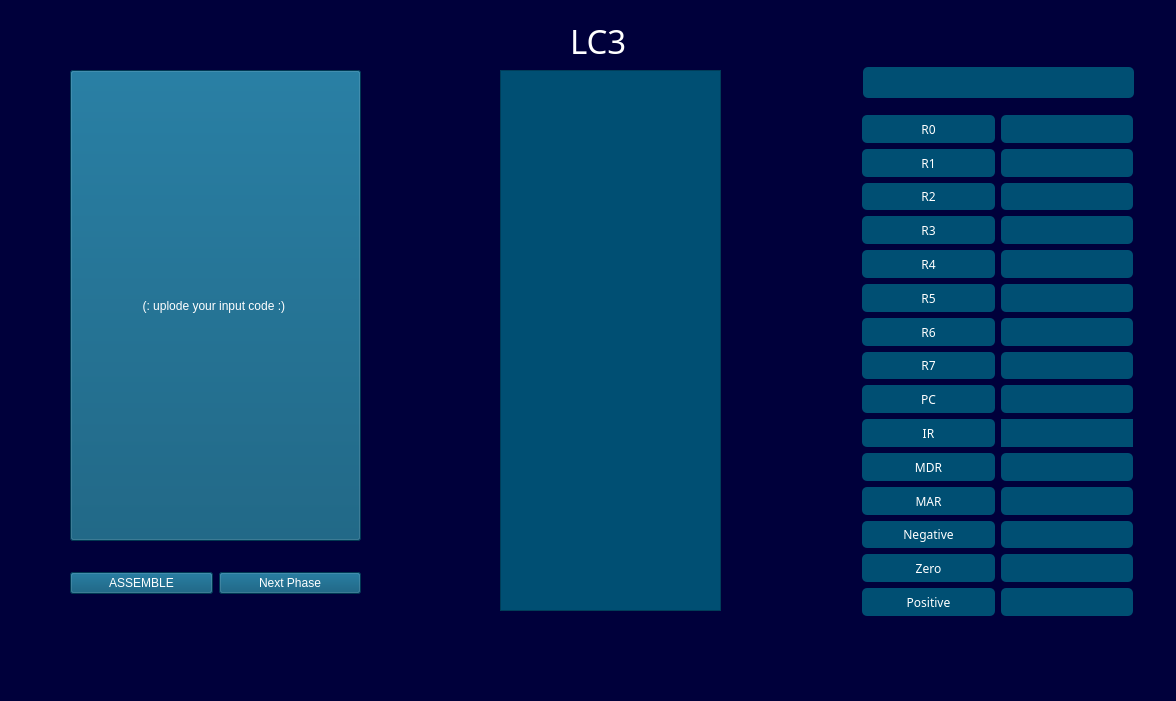
<?xml version="1.0" encoding="UTF-8"?>
<ui version="4.0">
 <class>lc3</class>
 <widget class="QMainWindow" name="lc3">
  <property name="geometry">
   <rect>
    <x>0</x>
    <y>0</y>
    <width>1176</width>
    <height>701</height>
   </rect>
  </property>
  <property name="windowTitle">
   <string>lc3</string>
  </property>
  <property name="styleSheet">
   <string notr="true">background-color: rgb(0, 0, 59);</string>
  </property>
  <widget class="QWidget" name="centralwidget">
   <widget class="QPushButton" name="Upload_code">
    <property name="geometry">
     <rect>
      <x>70</x>
      <y>70</y>
      <width>291</width>
      <height>471</height>
     </rect>
    </property>
    <property name="styleSheet">
     <string notr="true">font: 9pt &quot;Segoe Script&quot;;
background-color: rgb(0, 79, 115);
color: rgb(255, 255, 255);</string>
    </property>
    <property name="text">
     <string>(: uplode your input code :) </string>
    </property>
   </widget>
   <widget class="QTableWidget" name="memoryTable">
    <property name="geometry">
     <rect>
      <x>500</x>
      <y>70</y>
      <width>221</width>
      <height>541</height>
     </rect>
    </property>
    <property name="styleSheet">
     <string notr="true">font: 9pt &quot;Segoe Script&quot;;
background-color: rgb(0, 79, 115);
color: rgb(255, 255, 255);</string>
    </property>
   </widget>
   <widget class="QLabel" name="label">
    <property name="geometry">
     <rect>
      <x>570</x>
      <y>20</y>
      <width>101</width>
      <height>41</height>
     </rect>
    </property>
    <property name="font">
     <font>
      <family>Segoe Script</family>
      <pointsize>25</pointsize>
      <italic>false</italic>
      <bold>false</bold>
     </font>
    </property>
    <property name="styleSheet">
     <string notr="true">font: 25pt &quot;Segoe Script&quot;;

color: rgb(255, 255, 255);</string>
    </property>
    <property name="text">
     <string>LC3</string>
    </property>
   </widget>
   <widget class="QWidget" name="">
    <property name="geometry">
     <rect>
      <x>70</x>
      <y>550</y>
      <width>291</width>
      <height>67</height>
     </rect>
    </property>
    <layout class="QGridLayout" name="gridLayout_2">
     <item row="0" column="0">
      <widget class="QPushButton" name="ASSEMBLE">
       <property name="styleSheet">
        <string notr="true">font: 9pt &quot;Segoe Script&quot;;
background-color: rgb(0, 79, 115);
color: rgb(255, 255, 255);</string>
       </property>
       <property name="text">
        <string>ASSEMBLE</string>
       </property>
      </widget>
     </item>
     <item row="0" column="1">
      <widget class="QPushButton" name="Next">
       <property name="styleSheet">
        <string notr="true">font: 9pt &quot;Segoe Script&quot;;
background-color: rgb(0, 79, 115);
color: rgb(255, 255, 255);</string>
       </property>
       <property name="text">
        <string>Next Phase</string>
       </property>
      </widget>
     </item>
    </layout>
   </widget>
   <widget class="QWidget" name="">
    <property name="geometry">
     <rect>
      <x>862</x>
      <y>115</y>
      <width>271</width>
      <height>501</height>
     </rect>
    </property>
    <property name="font">
     <font>
      <family>Segoe Script</family>
     </font>
    </property>
    <layout class="QGridLayout" name="gridLayout_3">
     <item row="4" column="0">
      <layout class="QHBoxLayout" name="horizontalLayout_6">
       <item>
        <widget class="QLabel" name="R4">
         <property name="font">
          <font>
           <family>Segoe Script</family>
           <pointsize>9</pointsize>
           <italic>false</italic>
           <bold>false</bold>
          </font>
         </property>
         <property name="styleSheet">
          <string notr="true">font: 9pt &quot;Segoe Script&quot;;
background-color: rgb(0, 79, 115);
color: rgb(255, 255, 255);
border-radius: 5px; </string>
         </property>
         <property name="text">
          <string>R4</string>
         </property>
         <property name="alignment">
          <set>Qt::AlignCenter</set>
         </property>
        </widget>
       </item>
       <item>
        <widget class="QLabel" name="R4_in">
         <property name="font">
          <font>
           <family>Segoe Script</family>
           <pointsize>9</pointsize>
           <italic>false</italic>
           <bold>false</bold>
          </font>
         </property>
         <property name="styleSheet">
          <string notr="true">font: 9pt &quot;Segoe Script&quot;;
background-color: rgb(0, 79, 115);
color: rgb(255, 255, 255);
border-radius: 5px; </string>
         </property>
         <property name="text">
          <string/>
         </property>
         <property name="alignment">
          <set>Qt::AlignCenter</set>
         </property>
        </widget>
       </item>
      </layout>
     </item>
     <item row="1" column="0">
      <layout class="QHBoxLayout" name="horizontalLayout_3">
       <item>
        <widget class="QLabel" name="R1">
         <property name="font">
          <font>
           <family>Segoe Script</family>
           <pointsize>9</pointsize>
           <italic>false</italic>
           <bold>false</bold>
          </font>
         </property>
         <property name="styleSheet">
          <string notr="true">font: 9pt &quot;Segoe Script&quot;;
background-color: rgb(0, 79, 115);
color: rgb(255, 255, 255);
border-radius: 5px; </string>
         </property>
         <property name="text">
          <string>R1</string>
         </property>
         <property name="alignment">
          <set>Qt::AlignCenter</set>
         </property>
        </widget>
       </item>
       <item>
        <widget class="QLabel" name="R1_in">
         <property name="font">
          <font>
           <family>Segoe Script</family>
           <pointsize>9</pointsize>
           <italic>false</italic>
           <bold>false</bold>
          </font>
         </property>
         <property name="styleSheet">
          <string notr="true">font: 9pt &quot;Segoe Script&quot;;
background-color: rgb(0, 79, 115);
color: rgb(255, 255, 255);
border-radius: 5px; </string>
         </property>
         <property name="text">
          <string/>
         </property>
         <property name="alignment">
          <set>Qt::AlignCenter</set>
         </property>
        </widget>
       </item>
      </layout>
     </item>
     <item row="14" column="0">
      <layout class="QHBoxLayout" name="horizontalLayout_15">
       <item>
        <widget class="QLabel" name="Positive">
         <property name="font">
          <font>
           <family>Segoe Script</family>
           <pointsize>9</pointsize>
           <italic>false</italic>
           <bold>false</bold>
          </font>
         </property>
         <property name="styleSheet">
          <string notr="true">font: 9pt &quot;Segoe Script&quot;;
background-color: rgb(0, 79, 115);
color: rgb(255, 255, 255);
border-radius: 5px; </string>
         </property>
         <property name="text">
          <string>Positive</string>
         </property>
         <property name="alignment">
          <set>Qt::AlignCenter</set>
         </property>
        </widget>
       </item>
       <item>
        <widget class="QLabel" name="Positive_in">
         <property name="font">
          <font>
           <family>Segoe Script</family>
           <pointsize>9</pointsize>
           <italic>false</italic>
           <bold>false</bold>
          </font>
         </property>
         <property name="styleSheet">
          <string notr="true">font: 9pt &quot;Segoe Script&quot;;
background-color: rgb(0, 79, 115);
color: rgb(255, 255, 255);
border-radius: 5px; </string>
         </property>
         <property name="text">
          <string/>
         </property>
         <property name="alignment">
          <set>Qt::AlignCenter</set>
         </property>
        </widget>
       </item>
      </layout>
     </item>
     <item row="5" column="0">
      <layout class="QHBoxLayout" name="horizontalLayout_7">
       <item>
        <widget class="QLabel" name="R5">
         <property name="font">
          <font>
           <family>Segoe Script</family>
           <pointsize>9</pointsize>
           <italic>false</italic>
           <bold>false</bold>
          </font>
         </property>
         <property name="styleSheet">
          <string notr="true">font: 9pt &quot;Segoe Script&quot;;
background-color: rgb(0, 79, 115);
color: rgb(255, 255, 255);
border-radius: 5px; </string>
         </property>
         <property name="text">
          <string>R5</string>
         </property>
         <property name="alignment">
          <set>Qt::AlignCenter</set>
         </property>
        </widget>
       </item>
       <item>
        <widget class="QLabel" name="R5_in">
         <property name="font">
          <font>
           <family>Segoe Script</family>
           <pointsize>9</pointsize>
           <italic>false</italic>
           <bold>false</bold>
          </font>
         </property>
         <property name="styleSheet">
          <string notr="true">font: 9pt &quot;Segoe Script&quot;;
background-color: rgb(0, 79, 115);
color: rgb(255, 255, 255);
border-radius: 5px; </string>
         </property>
         <property name="text">
          <string/>
         </property>
         <property name="alignment">
          <set>Qt::AlignCenter</set>
         </property>
        </widget>
       </item>
      </layout>
     </item>
     <item row="9" column="0">
      <layout class="QHBoxLayout" name="horizontalLayout_11">
       <item>
        <widget class="QLabel" name="IR">
         <property name="font">
          <font>
           <family>Segoe Script</family>
           <pointsize>9</pointsize>
           <italic>false</italic>
           <bold>false</bold>
          </font>
         </property>
         <property name="styleSheet">
          <string notr="true">font: 9pt &quot;Segoe Script&quot;;
background-color: rgb(0, 79, 115);
color: rgb(255, 255, 255);
border-radius: 5px; /* Rounded corners */</string>
         </property>
         <property name="text">
          <string>IR</string>
         </property>
         <property name="alignment">
          <set>Qt::AlignCenter</set>
         </property>
        </widget>
       </item>
       <item>
        <widget class="QLabel" name="IR_in">
         <property name="font">
          <font>
           <family>Segoe Script</family>
           <pointsize>9</pointsize>
           <italic>false</italic>
           <bold>false</bold>
          </font>
         </property>
         <property name="styleSheet">
          <string notr="true">font: 9pt &quot;Segoe Script&quot;;
background-color: rgb(0, 79, 115);
color: rgb(255, 255, 255);</string>
         </property>
         <property name="text">
          <string/>
         </property>
         <property name="alignment">
          <set>Qt::AlignCenter</set>
         </property>
        </widget>
       </item>
      </layout>
     </item>
     <item row="8" column="0">
      <layout class="QHBoxLayout" name="horizontalLayout_10">
       <item>
        <widget class="QLabel" name="PC">
         <property name="font">
          <font>
           <family>Segoe Script</family>
           <pointsize>9</pointsize>
           <italic>false</italic>
           <bold>false</bold>
          </font>
         </property>
         <property name="styleSheet">
          <string notr="true">font: 9pt &quot;Segoe Script&quot;;
background-color: rgb(0, 79, 115);
color: rgb(255, 255, 255);
border-radius: 5px; </string>
         </property>
         <property name="text">
          <string>PC</string>
         </property>
         <property name="alignment">
          <set>Qt::AlignCenter</set>
         </property>
        </widget>
       </item>
       <item>
        <widget class="QLabel" name="PC_in">
         <property name="font">
          <font>
           <family>Segoe Script</family>
           <pointsize>9</pointsize>
           <italic>false</italic>
           <bold>false</bold>
          </font>
         </property>
         <property name="styleSheet">
          <string notr="true">font: 9pt &quot;Segoe Script&quot;;
background-color: rgb(0, 79, 115);
color: rgb(255, 255, 255);
border-radius: 5px; </string>
         </property>
         <property name="text">
          <string/>
         </property>
         <property name="alignment">
          <set>Qt::AlignCenter</set>
         </property>
        </widget>
       </item>
      </layout>
     </item>
     <item row="10" column="0">
      <layout class="QHBoxLayout" name="horizontalLayout_12">
       <item>
        <widget class="QLabel" name="MDR">
         <property name="font">
          <font>
           <family>Segoe Script</family>
           <pointsize>9</pointsize>
           <italic>false</italic>
           <bold>false</bold>
          </font>
         </property>
         <property name="styleSheet">
          <string notr="true">font: 9pt &quot;Segoe Script&quot;;
background-color: rgb(0, 79, 115);
color: rgb(255, 255, 255);
border-radius: 5px; </string>
         </property>
         <property name="text">
          <string>MDR</string>
         </property>
         <property name="alignment">
          <set>Qt::AlignCenter</set>
         </property>
        </widget>
       </item>
       <item>
        <widget class="QLabel" name="MDR_in">
         <property name="font">
          <font>
           <family>Segoe Script</family>
           <pointsize>9</pointsize>
           <italic>false</italic>
           <bold>false</bold>
          </font>
         </property>
         <property name="styleSheet">
          <string notr="true">font: 9pt &quot;Segoe Script&quot;;
background-color: rgb(0, 79, 115);
color: rgb(255, 255, 255);
border-radius: 5px; </string>
         </property>
         <property name="text">
          <string/>
         </property>
         <property name="alignment">
          <set>Qt::AlignCenter</set>
         </property>
        </widget>
       </item>
      </layout>
     </item>
     <item row="11" column="0">
      <layout class="QHBoxLayout" name="horizontalLayout_13">
       <item>
        <widget class="QLabel" name="MAR">
         <property name="font">
          <font>
           <family>Segoe Script</family>
           <pointsize>9</pointsize>
           <italic>false</italic>
           <bold>false</bold>
          </font>
         </property>
         <property name="styleSheet">
          <string notr="true">font: 9pt &quot;Segoe Script&quot;;
background-color: rgb(0, 79, 115);
color: rgb(255, 255, 255);
border-radius: 5px; </string>
         </property>
         <property name="text">
          <string>MAR</string>
         </property>
         <property name="alignment">
          <set>Qt::AlignCenter</set>
         </property>
        </widget>
       </item>
       <item>
        <widget class="QLabel" name="MAR_in">
         <property name="font">
          <font>
           <family>Segoe Script</family>
           <pointsize>9</pointsize>
           <italic>false</italic>
           <bold>false</bold>
          </font>
         </property>
         <property name="styleSheet">
          <string notr="true">font: 9pt &quot;Segoe Script&quot;;
background-color: rgb(0, 79, 115);
color: rgb(255, 255, 255);
border-radius: 5px; </string>
         </property>
         <property name="text">
          <string/>
         </property>
         <property name="alignment">
          <set>Qt::AlignCenter</set>
         </property>
        </widget>
       </item>
      </layout>
     </item>
     <item row="2" column="0">
      <layout class="QHBoxLayout" name="horizontalLayout_4">
       <item>
        <widget class="QLabel" name="R2">
         <property name="font">
          <font>
           <family>Segoe Script</family>
           <pointsize>9</pointsize>
           <italic>false</italic>
           <bold>false</bold>
          </font>
         </property>
         <property name="styleSheet">
          <string notr="true">font: 9pt &quot;Segoe Script&quot;;
background-color: rgb(0, 79, 115);
color: rgb(255, 255, 255);
border-radius: 5px; </string>
         </property>
         <property name="text">
          <string>R2</string>
         </property>
         <property name="alignment">
          <set>Qt::AlignCenter</set>
         </property>
        </widget>
       </item>
       <item>
        <widget class="QLabel" name="R2_in">
         <property name="font">
          <font>
           <family>Segoe Script</family>
           <pointsize>9</pointsize>
           <italic>false</italic>
           <bold>false</bold>
          </font>
         </property>
         <property name="styleSheet">
          <string notr="true">font: 9pt &quot;Segoe Script&quot;;
background-color: rgb(0, 79, 115);
color: rgb(255, 255, 255);
border-radius: 5px; </string>
         </property>
         <property name="text">
          <string/>
         </property>
         <property name="alignment">
          <set>Qt::AlignCenter</set>
         </property>
        </widget>
       </item>
      </layout>
     </item>
     <item row="0" column="0">
      <layout class="QHBoxLayout" name="horizontalLayout">
       <item>
        <widget class="QLabel" name="R0">
         <property name="font">
          <font>
           <family>Segoe Script</family>
           <pointsize>9</pointsize>
           <italic>false</italic>
           <bold>false</bold>
          </font>
         </property>
         <property name="styleSheet">
          <string notr="true">font: 9pt &quot;Segoe Script&quot;;
background-color: rgb(0, 79, 115);
color: rgb(255, 255, 255);
border-radius: 5px; </string>
         </property>
         <property name="text">
          <string>R0</string>
         </property>
         <property name="alignment">
          <set>Qt::AlignCenter</set>
         </property>
        </widget>
       </item>
       <item>
        <widget class="QLabel" name="R0_in">
         <property name="font">
          <font>
           <family>Segoe Script</family>
           <pointsize>9</pointsize>
           <italic>false</italic>
           <bold>false</bold>
          </font>
         </property>
         <property name="styleSheet">
          <string notr="true">font: 9pt &quot;Segoe Script&quot;;
background-color: rgb(0, 79, 115);
color: rgb(255, 255, 255);
border-radius: 5px; </string>
         </property>
         <property name="text">
          <string/>
         </property>
         <property name="alignment">
          <set>Qt::AlignCenter</set>
         </property>
        </widget>
       </item>
      </layout>
     </item>
     <item row="3" column="0">
      <layout class="QHBoxLayout" name="horizontalLayout_5">
       <item>
        <widget class="QLabel" name="R3">
         <property name="font">
          <font>
           <family>Segoe Script</family>
           <pointsize>9</pointsize>
           <italic>false</italic>
           <bold>false</bold>
          </font>
         </property>
         <property name="styleSheet">
          <string notr="true">font: 9pt &quot;Segoe Script&quot;;
background-color: rgb(0, 79, 115);
color: rgb(255, 255, 255);
border-radius: 5px; </string>
         </property>
         <property name="text">
          <string>R3</string>
         </property>
         <property name="alignment">
          <set>Qt::AlignCenter</set>
         </property>
        </widget>
       </item>
       <item>
        <widget class="QLabel" name="R3_in">
         <property name="font">
          <font>
           <family>Segoe Script</family>
           <pointsize>9</pointsize>
           <italic>false</italic>
           <bold>false</bold>
          </font>
         </property>
         <property name="styleSheet">
          <string notr="true">font: 9pt &quot;Segoe Script&quot;;
background-color: rgb(0, 79, 115);
color: rgb(255, 255, 255);
border-radius: 5px; </string>
         </property>
         <property name="text">
          <string/>
         </property>
         <property name="alignment">
          <set>Qt::AlignCenter</set>
         </property>
        </widget>
       </item>
      </layout>
     </item>
     <item row="6" column="0">
      <layout class="QHBoxLayout" name="horizontalLayout_8">
       <item>
        <widget class="QLabel" name="R6">
         <property name="font">
          <font>
           <family>Segoe Script</family>
           <pointsize>9</pointsize>
           <italic>false</italic>
           <bold>false</bold>
          </font>
         </property>
         <property name="styleSheet">
          <string notr="true">font: 9pt &quot;Segoe Script&quot;;
background-color: rgb(0, 79, 115);
color: rgb(255, 255, 255);
border-radius: 5px; /* Rounded corners */</string>
         </property>
         <property name="text">
          <string>R6</string>
         </property>
         <property name="alignment">
          <set>Qt::AlignCenter</set>
         </property>
        </widget>
       </item>
       <item>
        <widget class="QLabel" name="R6_in">
         <property name="font">
          <font>
           <family>Segoe Script</family>
           <pointsize>9</pointsize>
           <italic>false</italic>
           <bold>false</bold>
          </font>
         </property>
         <property name="styleSheet">
          <string notr="true">font: 9pt &quot;Segoe Script&quot;;
background-color: rgb(0, 79, 115);
color: rgb(255, 255, 255);
border-radius: 5px; </string>
         </property>
         <property name="text">
          <string/>
         </property>
         <property name="alignment">
          <set>Qt::AlignCenter</set>
         </property>
        </widget>
       </item>
      </layout>
     </item>
     <item row="12" column="0">
      <layout class="QHBoxLayout" name="horizontalLayout_2">
       <item>
        <widget class="QLabel" name="Negative">
         <property name="font">
          <font>
           <family>Segoe Script</family>
           <pointsize>9</pointsize>
           <italic>false</italic>
           <bold>false</bold>
          </font>
         </property>
         <property name="styleSheet">
          <string notr="true">font: 9pt &quot;Segoe Script&quot;;
background-color: rgb(0, 79, 115);
color: rgb(255, 255, 255);
border-radius: 5px; </string>
         </property>
         <property name="text">
          <string>Negative</string>
         </property>
         <property name="alignment">
          <set>Qt::AlignCenter</set>
         </property>
        </widget>
       </item>
       <item>
        <widget class="QLabel" name="Negative_in">
         <property name="font">
          <font>
           <family>Segoe Script</family>
           <pointsize>9</pointsize>
           <italic>false</italic>
           <bold>false</bold>
          </font>
         </property>
         <property name="styleSheet">
          <string notr="true">font: 9pt &quot;Segoe Script&quot;;
background-color: rgb(0, 79, 115);
color: rgb(255, 255, 255);
border-radius: 5px; </string>
         </property>
         <property name="text">
          <string/>
         </property>
         <property name="alignment">
          <set>Qt::AlignCenter</set>
         </property>
        </widget>
       </item>
      </layout>
     </item>
     <item row="13" column="0">
      <layout class="QHBoxLayout" name="horizontalLayout_14">
       <item>
        <widget class="QLabel" name="Zero">
         <property name="font">
          <font>
           <family>Segoe Script</family>
           <pointsize>9</pointsize>
           <italic>false</italic>
           <bold>false</bold>
          </font>
         </property>
         <property name="styleSheet">
          <string notr="true">font: 9pt &quot;Segoe Script&quot;;
background-color: rgb(0, 79, 115);
color: rgb(255, 255, 255);
border-radius: 5px; </string>
         </property>
         <property name="text">
          <string>Zero</string>
         </property>
         <property name="alignment">
          <set>Qt::AlignCenter</set>
         </property>
        </widget>
       </item>
       <item>
        <widget class="QLabel" name="Zero_in">
         <property name="font">
          <font>
           <family>Segoe Script</family>
           <pointsize>9</pointsize>
           <italic>false</italic>
           <bold>false</bold>
          </font>
         </property>
         <property name="styleSheet">
          <string notr="true">font: 9pt &quot;Segoe Script&quot;;
background-color: rgb(0, 79, 115);
color: rgb(255, 255, 255);
border-radius: 5px; </string>
         </property>
         <property name="text">
          <string/>
         </property>
         <property name="alignment">
          <set>Qt::AlignCenter</set>
         </property>
        </widget>
       </item>
      </layout>
     </item>
     <item row="7" column="0">
      <layout class="QHBoxLayout" name="horizontalLayout_9">
       <item>
        <widget class="QLabel" name="R7">
         <property name="font">
          <font>
           <family>Segoe Script</family>
           <pointsize>9</pointsize>
           <italic>false</italic>
           <bold>false</bold>
          </font>
         </property>
         <property name="styleSheet">
          <string notr="true">font: 9pt &quot;Segoe Script&quot;;
background-color: rgb(0, 79, 115);
color: rgb(255, 255, 255);
border-radius: 5px; </string>
         </property>
         <property name="text">
          <string>R7</string>
         </property>
         <property name="alignment">
          <set>Qt::AlignCenter</set>
         </property>
        </widget>
       </item>
       <item>
        <widget class="QLabel" name="R7_in">
         <property name="font">
          <font>
           <family>Segoe Script</family>
           <pointsize>9</pointsize>
           <italic>false</italic>
           <bold>false</bold>
          </font>
         </property>
         <property name="styleSheet">
          <string notr="true">font: 9pt &quot;Segoe Script&quot;;
background-color: rgb(0, 79, 115);
color: rgb(255, 255, 255);
border-radius: 5px; </string>
         </property>
         <property name="text">
          <string/>
         </property>
         <property name="alignment">
          <set>Qt::AlignCenter</set>
         </property>
        </widget>
       </item>
      </layout>
     </item>
    </layout>
   </widget>
   <widget class="QWidget" name="">
    <property name="geometry">
     <rect>
      <x>863</x>
      <y>67</y>
      <width>271</width>
      <height>31</height>
     </rect>
    </property>
    <layout class="QGridLayout" name="gridLayout">
     <item row="0" column="0">
      <widget class="QLabel" name="Phase">
       <property name="font">
        <font>
         <family>Segoe Script</family>
         <pointsize>9</pointsize>
         <italic>false</italic>
         <bold>false</bold>
        </font>
       </property>
       <property name="styleSheet">
        <string notr="true">font: 9pt &quot;Segoe Script&quot;;
background-color: rgb(0, 79, 115);
color: rgb(255, 255, 255);
border-radius: 5px; </string>
       </property>
       <property name="text">
        <string/>
       </property>
       <property name="alignment">
        <set>Qt::AlignCenter</set>
       </property>
      </widget>
     </item>
    </layout>
   </widget>
  </widget>
  <widget class="QMenuBar" name="menubar">
   <property name="geometry">
    <rect>
     <x>0</x>
     <y>0</y>
     <width>1176</width>
     <height>25</height>
    </rect>
   </property>
  </widget>
  <widget class="QStatusBar" name="statusbar"/>
 </widget>
 <resources/>
 <connections/>
</ui>
